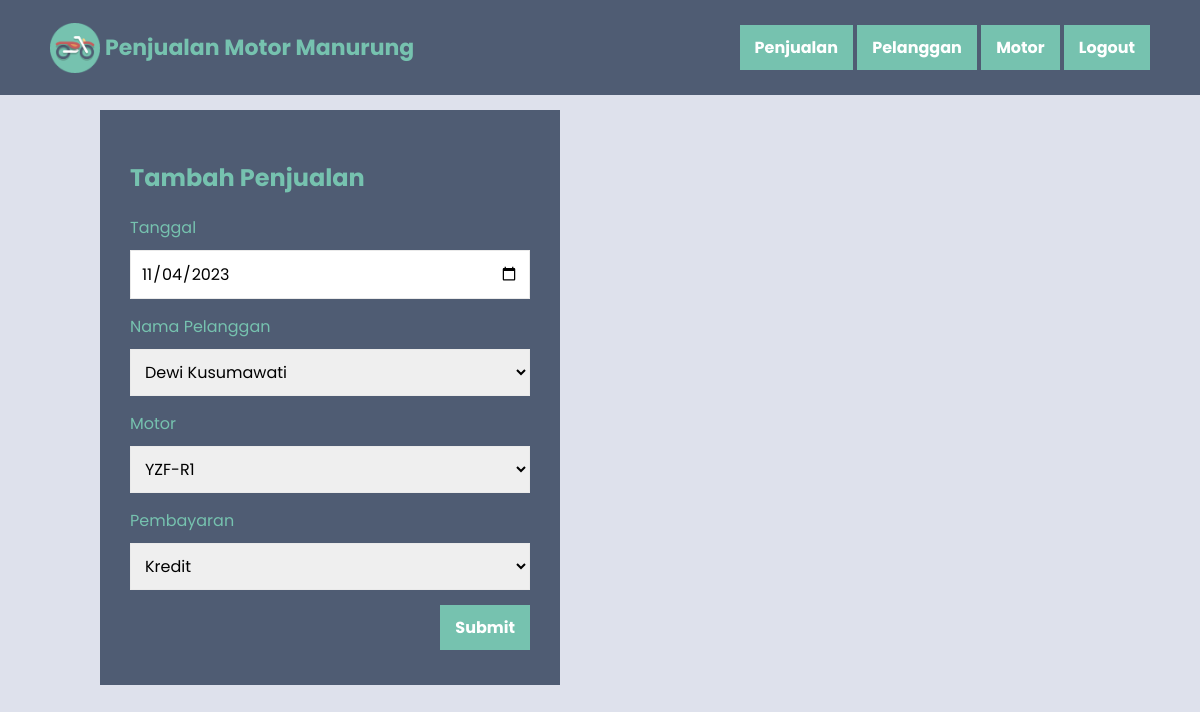
/ubah_penjualan.php?id_penjualan=4 (signed in), run on the app's committed database.
### tables this page shows
CREATE TABLE `penjualan` (
  `id_penjualan` int(11) NOT NULL,
  `tanggal` date NOT NULL,
  `id_pelanggan` int(11) NOT NULL,
  `id_motor` int(11) NOT NULL,
  `pembayaran` enum('Cash','Kredit') NOT NULL
);

CREATE TABLE `pelanggan` (
  `id_pelanggan` int(11) NOT NULL,
  `nama_pelanggan` varchar(100) NOT NULL,
  `no_telepon_pelanggan` varchar(20) NOT NULL,
  `alamat_pelanggan` text NOT NULL
);

CREATE TABLE `motor` (
  `id_motor` int(11) NOT NULL,
  `nama` varchar(50) NOT NULL,
  `merk` varchar(50) NOT NULL,
  `tahun` int(11) NOT NULL,
  `harga` bigint(20) NOT NULL
);

### ubah_penjualan.php (the view, shortened to what this page needs)
<?php
    require_once 'koneksi.php';
    $id_penjualan = $_GET['id_penjualan'];
    $data_penjualan = mysqli_fetch_assoc(mysqli_query($koneksi, "SELECT * FROM penjualan WHERE id_penjualan = '$id_penjualan'"));
?>
<html>
<head>
    <?php include_once 'head.php'; ?>
</head>
<body>
    <?php include_once 'navbar.php'; ?>
    <div class="container anti-navbar">
        <div class="container">
            <form method="post" class="form form-left">
                <h2>Tambah Penjualan</h2>
                <label class="label" for="tanggal">Tanggal</label>
                <input type="date" class="input" id="tanggal" name="tanggal" value="<?= $data_penjualan['tanggal']; ?>" required>
                <label class="label" for="id_pelanggan">Nama Pelanggan</label>
                <select class="input" id="id_pelanggan" name="id_pelanggan" required>
                    <?php
                        $id_pelanggan = $data_penjualan['id_pelanggan'];
                        $nama_pelanggan = mysqli_fetch_assoc(mysqli_query($koneksi, "SELECT * FROM pelanggan WHERE id_pelanggan = '$id_pelanggan'"))['nama_pelanggan'];
                    ?>
                    <option value="<?= $id_pelanggan ?>"><?= $nama_pelanggan; ?></option>
                </select>
                <label class="label" for="id_motor">Motor</label>
                <select class="input" id="id_motor" name="id_motor" required>
                    <?php
                        $id_motor = $data_penjualan['id_motor'];
                        $nama_motor = mysqli_fetch_assoc(mysqli_query($koneksi, "SELECT * FROM motor WHERE id_motor = '$id_motor'"))['nama'];
                    ?>
                    <option value="<?= $id_motor; ?>"><?= $nama_motor; ?></option>
                </select>
                <label class="label" for="pembayaran">Pembayaran</label>
                <select class="input" id="pembayaran" name="pembayaran" required>
                    <option value="<?= $data_penjualan['pembayaran']; ?>"><?= $data_penjualan['pembayaran']; ?></option>
                </select>
                <button type="submit" class="button align-right" name="btnUbah">Submit</button>
            </form>
        </div>
    </div>
</body>
</html>

### style.css (style rules this page uses)
* { font-family: 'Poppins', sans-serif; }
body { background-color: #dee1ec; margin: 0; padding: 0; }
.container { padding: 10px 50px; }
.anti-navbar { padding-top: 100px; }
.button { margin-top: 5px; margin-bottom: 5px; display: inline-block; padding: 10px 15px; background-color: #76C2AF; color: #fff; text-decoration: none; border: none; text-align: center; transition: all 0.2s ease-in-out; font-weight: bold; font-size: 16px; }
.form { max-width: 400px; margin: 0 auto; background-color: #4F5C73; padding: 30px; color: #76C2AF; }
.form-left { margin: 0; }
.label, .input { display: block; width: 100%; }
.label { margin-bottom: 10px; }
.input { margin-top: 5px; margin-bottom: 15px; padding: 10px; font-size: 16px; border: 1px solid #eaeaea; }
.align-right { display: block; margin-left: auto; }
.label { white-space: nowrap; }

### data on the page
penjualan: tanggal "11/04/2023", id_pelanggan "Dewi Kusumawati", id_motor "YZF-R1", pembayaran "Kredit"
